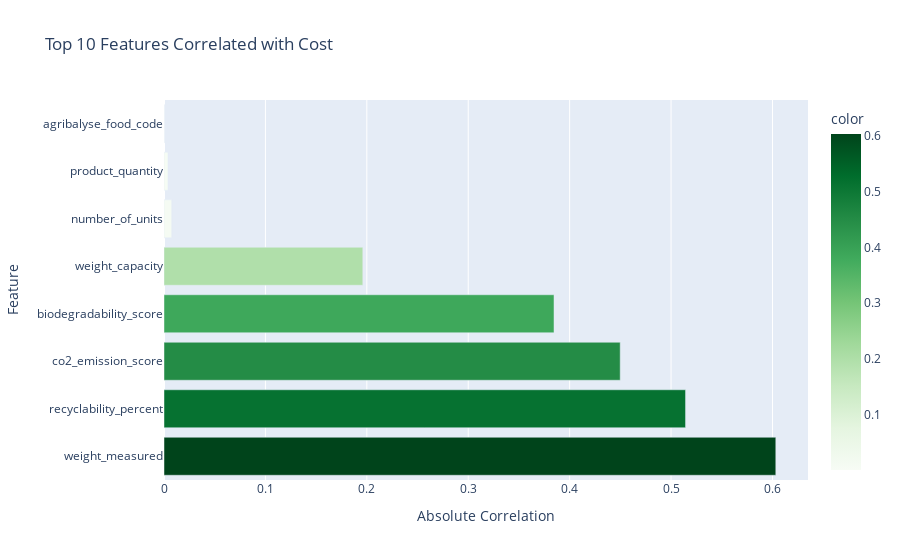

Here is the notebook cell this chart was saved with:
### Code cell
print("\n[Chart 7] Top Features Correlated with Cost")
cost_corr = df[numeric_features].corrwith(df['Cost_Efficiency_Index']).abs().sort_values(ascending=False).head(10)

fig7 = px.bar(x=cost_corr.values, y=cost_corr.index, orientation='h',
              title='Top 10 Features Correlated with Cost',
              labels={'x': 'Absolute Correlation', 'y': 'Feature'},
              color=cost_corr.values, color_continuous_scale='Greens')
fig7.show()

### Figure 1 — Plotly figure (JSON) as saved in the notebook; plotly's stock layout.template omitted (floating-point values rounded to 4 significant figures)
{"data": [{"alignmentgroup": "True", "hovertemplate": "Absolute Correlation=%{x}<br>Feature=%{y}<br>color=%{marker.color}<extra></extra>", "legendgroup": "", "marker": {"color": [0.6033, 0.5143, 0.4498, 0.3846, 0.196, 0.007578, 0.003908, 0.0005206], "coloraxis": "coloraxis", "pattern": {"shape": ""}}, "name": "", "offsetgroup": "", "orientation": "h", "showlegend": false, "textposition": "auto", "type": "bar", "x": [0.6033, 0.5143, 0.4498, 0.3846, 0.196, 0.007578, 0.003908, 0.0005206], "xaxis": "x", "y": ["weight_measured", "recyclability_percent", "co2_emission_score", "biodegradability_score", "weight_capacity", "number_of_units", "product_quantity", "agribalyse_food_code"], "yaxis": "y"}], "layout": {"barmode": "relative", "coloraxis": {"colorbar": {"title": {"text": "color"}}, "colorscale": [[0, "rgb(247,252,245)"], [0.125, "rgb(229,245,224)"], [0.25, "rgb(199,233,192)"], [0.375, "rgb(161,217,155)"], [0.5, "rgb(116,196,118)"], [0.625, "rgb(65,171,93)"], [0.75, "rgb(35,139,69)"], [0.875, "rgb(0,109,44)"], [1, "rgb(0,68,27)"]]}, "legend": {"tracegroupgap": 0}, "title": {"text": "Top 10 Features Correlated with Cost"}, "xaxis": {"anchor": "y", "domain": [0, 1], "title": {"text": "Absolute Correlation"}}, "yaxis": {"anchor": "x", "domain": [0, 1], "title": {"text": "Feature"}}}}
